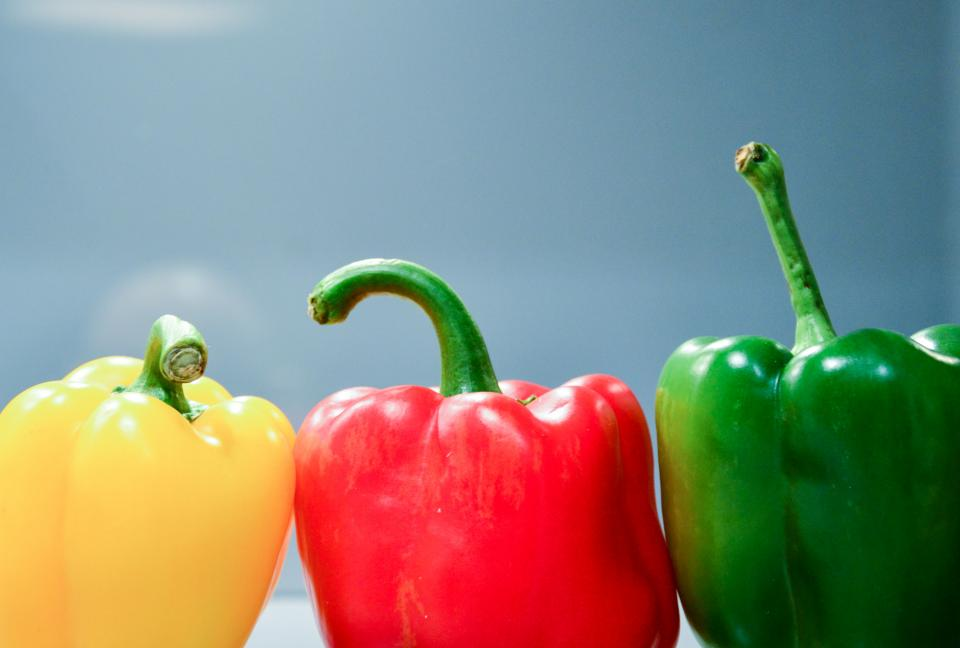
#> input picture OpenCV/Images/capsicum.jpg, 960 x 648 px
$ jupyter execute --allow-errors EdgeDetection.ipynb   (shell and % lines are left out)
#> lines starting #> are read from the running program, lines starting #| are printed output that depends on the picture; after the words box and inside, x2 and y2 are one past the last pixel; in counts of white or black regions, pixels touching at a corner belong together
# Edge Detection - Canny Edge Detector

It follows a multi step process:
    * Blur the image to avoid noise.
    * Calculating the gradients in X & Y direction.
    * Non-Maxima suppression. (ie., in the neighbourhood, ignore the gradients which are less than the maximum)
    * Hystersis thresholding (ie., obtain a new binary image, where the background is black except for the pixels where gradient is high).

## What is gradient?

The directional change in the intensity value is called the gradient.

[cell 1]
import cv2
import numpy as np
import matplotlib.pyplot as plt

[cell 2]
img = cv2.imread('./Images/capsicum.jpg')
#> img is the input picture: shape (648, 960, 3); mean B, G, R 121.7, 135.9, 138.8

[cell 3]
plt.imshow(cv2.cvtColor(img, cv2.COLOR_BGR2RGB))

[cell 4]
# convert to gray image
gray_img = cv2.cvtColor(img, cv2.COLOR_BGR2GRAY)
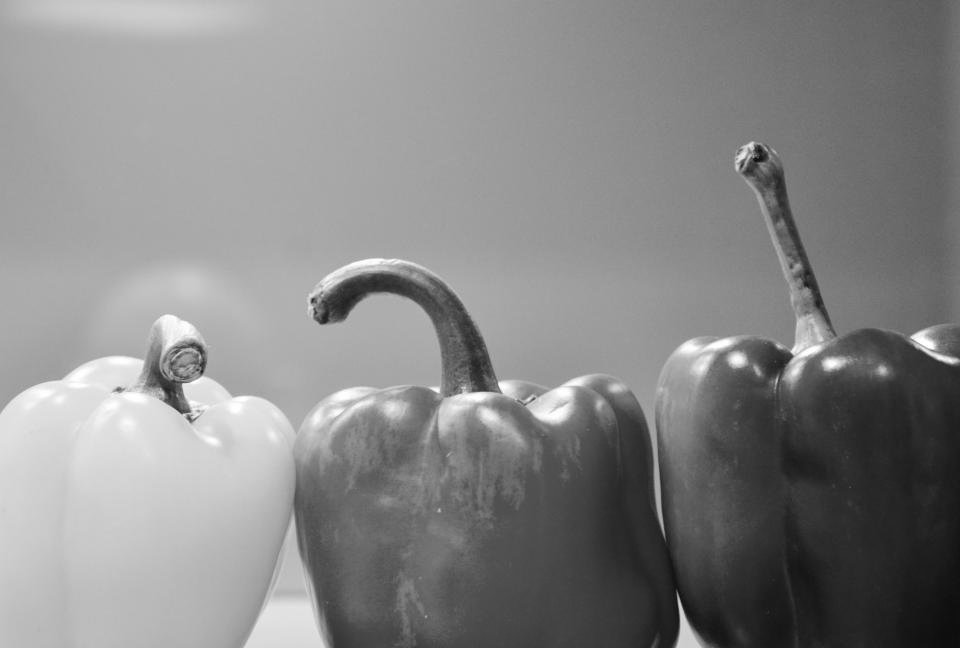
#> gray_img: shape (648, 960); min 10, max 255, mean 135.2

# workaroud to get the gray image. save and load back.
cv2.imwrite('./Images/gray_capsicum.jpg', gray_img)
#> Out = True

[cell 5]
#?cv2.imwrite
gray_img = cv2.imread('./Images/gray_capsicum.jpg')
#> gray_img: shape (648, 960, 3); min 8, max 255, mean 135.2

[cell 6]
plt.imshow(gray_img)
plt.title('Gray')

[cell 7]
# blur the image
blur_img = cv2.GaussianBlur(gray_img, (5,5), 0)

[cell 8]
plt.imshow(blur_img)
plt.title('Blurred')

[cell 9]
# imge, threshold1 threshold2 for hysteresis procedure
canny = cv2.Canny(blur_img, 30, 150)
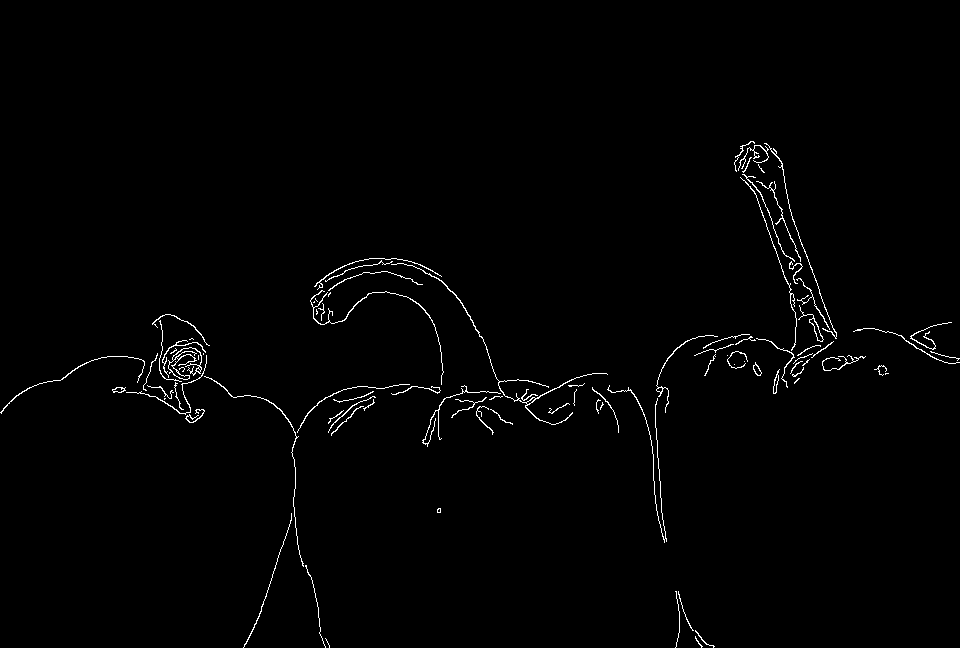
#> canny: shape (648, 960); 1.1% white in thin lines or dots, all inside (x1, y1, x2, y2) = (0, 141, 960, 648)

# work around.
cv2.imwrite('./Images/canny_capsicum.jpg', canny)
canny = cv2.imread('./Images/canny_capsicum.jpg')
#> canny: shape (648, 960, 3); min 0, max 255, mean 2.9

$ run again, with OpenCV/Images/boy.jpg copied over OpenCV/Images/capsicum.jpg
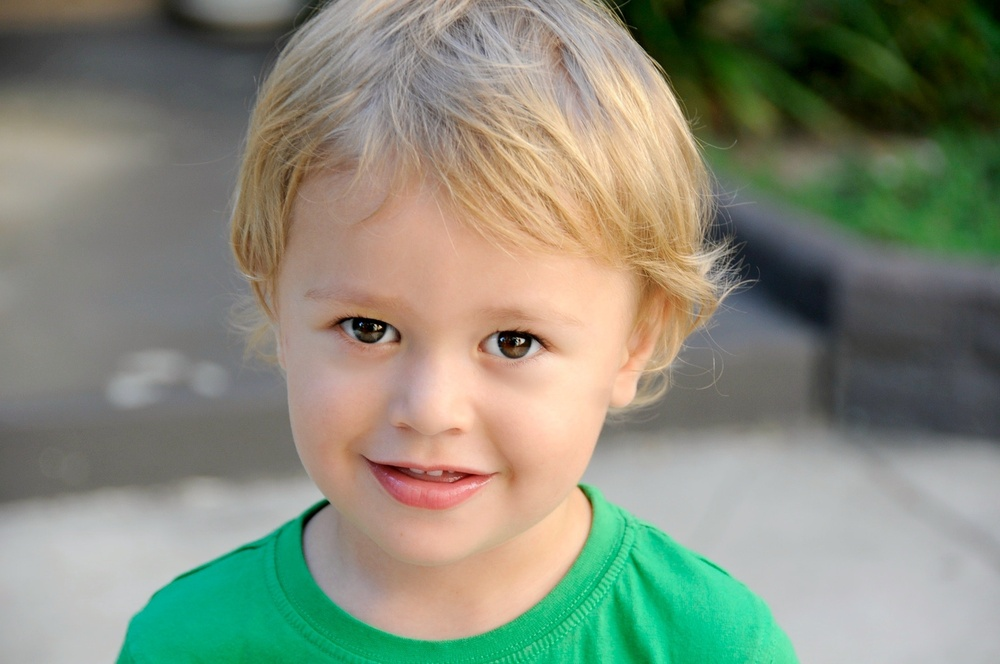
#> input picture OpenCV/Images/boy.jpg, 1000 x 664 px, shrunk from 2144 x 1424 before the run
#> img is the input picture: shape (664, 1000, 3); mean B, G, R 121.2, 138.8, 133.6
#> `gray_img = cv2.cvtColor(img, cv2.COLOR_BGR2GRAY)`:
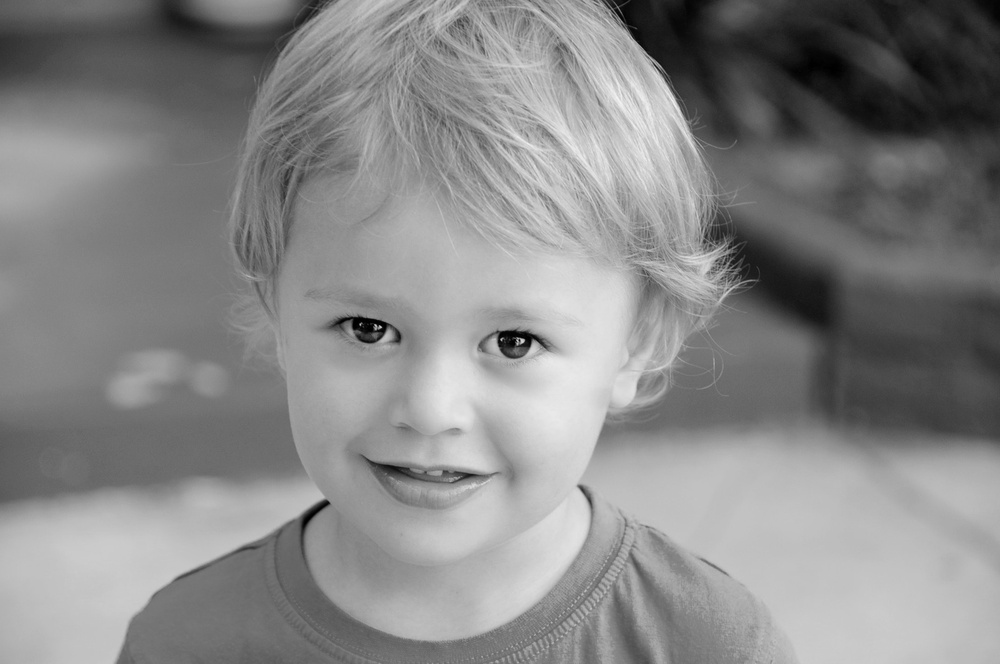
#> gray_img: shape (664, 1000); min 0, max 243, mean 135.2
#> Out = True
#> `canny = cv2.Canny(blur_img, 30, 150)`:
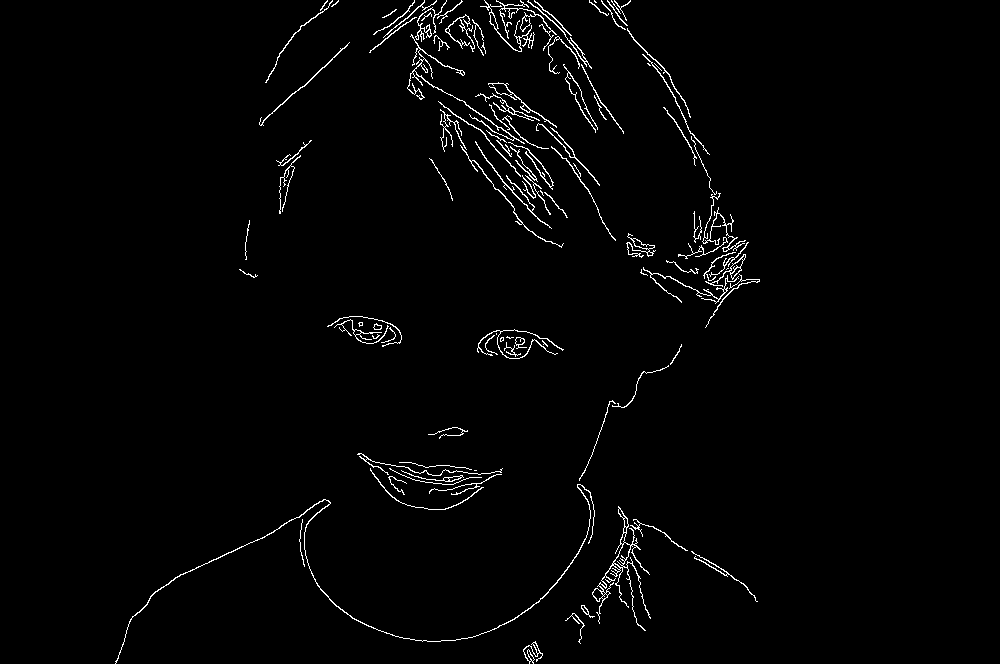
#> canny: shape (664, 1000); 1.8% white in thin lines or dots, all inside (x1, y1, x2, y2) = (115, 0, 760, 664)
